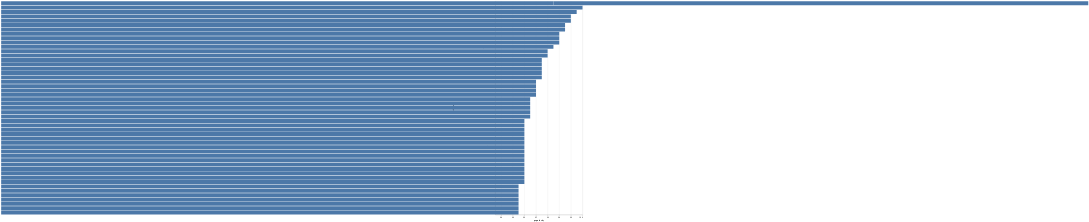

Notebook code for this chart:
### Code cell
from urllib.parse import urlencode

def make_youtube_query(name):
    return "https://www.youtube.com/search?" + urlencode({'q': '"{0}"'.format(name)})


top50['url'] = top50['track_name'].apply(make_youtube_query)

top50bar = alt.Chart(top50).mark_bar().encode(
    alt.X("popularity:Q",scale=alt.Scale(domain=[85, 100])),
    alt.Y("track_name:N", sort = '-x'),
    tooltip=['track_name:N', "popularity:Q", 'url:N'],
    # href = 'url:N'
)

top50bar

### Figure 1 — Vega-Lite specification as saved in the notebook (floating-point values rounded to 4 significant figures)
{"config": {"view": {"continuousWidth": 400, "continuousHeight": 300}}, "data": {"name": "data-e923b290882cca186329350a6f53ca59"}, "mark": "bar", "encoding": {"tooltip": [{"field": "track_name", "type": "nominal"}, {"field": "popularity", "type": "quantitative"}, {"field": "url", "type": "nominal"}], "x": {"field": "popularity", "scale": {"domain": [85, 100]}, "type": "quantitative"}, "y": {"field": "track_name", "sort": "-x", "type": "nominal"}}, "$schema": "https://vega.github.io/schema/vega-lite/v4.17.0.json", "datasets": {"data-e923b290882cca186329350a6f53ca59": [{"track_id": "3nqQXoyQOWXiESFLlDF1hG", "track_name": "Unholy (feat. Kim Petras)", "album_name": "Unholy (feat. Kim Petras)", "artist_1": "Sam Smith", "artist_2": "Kim Petras", "artist_3": null, "artist_4": null, "track_genre_1": "dance", "track_genre_2": " pop", "track_genre_3": null, "track_genre_4": null, "track_genre_5": null, "explicit": false, "mode": "Major", "key": "D", "time_signature": 4, "tempo": 131.1, "duartion_s": 156.9, "popularity": 100, "danceability": 0.714, "loudness": -7.375, "speechiness": 0.0864, "acousticness": 0.013, "instrumentalness": 4.51e-06, "liveness": 0.266, "energy": 0.472, "valence": 0.238, "url": "https://www.youtube.com/search?q=%22Unholy+%28feat.+Kim+Petras%29%22"}, {"track_id": "2tTmW7RDtMQtBk7m2rYeSw", "track_name": "Quevedo: Bzrp Music Sessions, Vol. 52", "album_name": "Quevedo: Bzrp Music Sessions, Vol. 52", "artist_1": "Bizarrap", "artist_2": "Quevedo", "artist_3": null, "artist_4": null, "track_genre_1": "hip-hop", "track_genre_2": null, "track_genre_3": null, "track_genre_4": null, "track_genre_5": null, "explicit": false, "mode": "Major", "key": "D", "time_signature": 4, "tempo": 128.0, "duartion_s": 198.9, "popularity": 99, "danceability": 0.621, "loudness": -5.548, "speechiness": 0.044, "acousticness": 0.0125, "instrumentalness": 0.033, "liveness": 0.23, "energy": 0.782, "valence": 0.55, "url": "https://www.youtube.com/search?q=%22Quevedo%3A+Bzrp+Music+Sessions%2C+Vol.+52%22"}, {"track_id": "4uUG5RXrOk84mYEfFvj3cK", "track_name": "I'm Good (Blue)", "album_name": "I'm Good (Blue)", "artist_1": "David Guetta", "artist_2": "Bebe Rexha", "artist_3": null, "artist_4": null, "track_genre_1": "dance", "track_genre_2": " edm", "track_genre_3": " pop", "track_genre_4": null, "track_genre_5": null, "explicit": true, "mode": "Minor", "key": "G", "time_signature": 4, "tempo": 128.0, "duartion_s": 175.2, "popularity": 98, "danceability": 0.561, "loudness": -3.673, "speechiness": 0.0343, "acousticness": 0.00383, "instrumentalness": 7.07e-06, "liveness": 0.371, "energy": 0.965, "valence": 0.304, "url": "https://www.youtube.com/search?q=%22I%27m+Good+%28Blue%29%22"}, {"track_id": "5ww2BF9slyYgNOk37BlC4u", "track_name": "La Bachata", "album_name": "La Bachata", "artist_1": "Manuel Turizo", "artist_2": null, "artist_3": null, "artist_4": null, "track_genre_1": "latin", "track_genre_2": " latino", "track_genre_3": " reggae", "track_genre_4": " reggaeton", "track_genre_5": null, "explicit": false, "mode": "Minor", "key": "G", "time_signature": 4, "tempo": 125.0, "duartion_s": 162.6, "popularity": 98, "danceability": 0.835, "loudness": -5.329, "speechiness": 0.0364, "acousticness": 0.583, "instrumentalness": 1.98e-06, "liveness": 0.218, "energy": 0.679, "valence": 0.85, "url": "https://www.youtube.com/search?q=%22La+Bachata%22"}, {"track_id": "6Sq7ltF9Qa7SNFBsV5Cogx", "track_name": "Me Porto Bonito", "album_name": "Un Verano Sin Ti", "artist_1": "Bad Bunny", "artist_2": "Chencho Corleone", "artist_3": null, "artist_4": null, "track_genre_1": "latin", "track_genre_2": " latino", "track_genre_3": " reggae", "track_genre_4": " reggaeton", "track_genre_5": null, "explicit": true, "mode": "Minor", "key": "C-sharp", "time_signature": 4, "tempo": 92.0, "duartion_s": 178.6, "popularity": 97, "danceability": 0.911, "loudness": -5.105, "speechiness": 0.0817, "acousticness": 0.0901, "instrumentalness": 2.68e-05, "liveness": 0.0933, "energy": 0.712, "valence": 0.425, "url": "https://www.youtube.com/search?q=%22Me+Porto+Bonito%22"}, {"track_id": "1IHWl5LamUGEuP4ozKQSXZ", "track_name": "Tití Me Preguntó", "album_name": "Un Verano Sin Ti", "artist_1": "Bad Bunny", "artist_2": null, "artist_3": null, "artist_4": null, "track_genre_1": "latin", "track_genre_2": " latino", "track_genre_3": " reggae", "track_genre_4": " reggaeton", "track_genre_5": null, "explicit": false, "mode": "Minor", "key": "F", "time_signature": 4, "tempo": 106.7, "duartion_s": 243.7, "popularity": 97, "danceability": 0.65, "loudness": -5.198, "speechiness": 0.253, "acousticness": 0.0993, "instrumentalness": 0.000291, "liveness": 0.126, "energy": 0.715, "valence": 0.187, "url": "https://www.youtube.com/search?q=%22Tit%C3%AD+Me+Pregunt%C3%B3%22"}, {"track_id": "5IgjP7X4th6nMNDh4akUHb", "track_name": "Under The Influence", "album_name": "Indigo (Extended)", "artist_1": "Chris Brown", "artist_2": null, "artist_3": null, "artist_4": null, "track_genre_1": "dance", "track_genre_2": " pop", "track_genre_3": null, "track_genre_4": null, "track_genre_5": null, "explicit": true, "mode": "Minor", "key": "A", "time_signature": 4, "tempo": 117.0, "duartion_s": 184.6, "popularity": 96, "danceability": 0.733, "loudness": -5.529, "speechiness": 0.0427, "acousticness": 0.0635, "instrumentalness": 1.18e-06, "liveness": 0.105, "energy": 0.69, "valence": 0.31, "url": "https://www.youtube.com/search?q=%22Under+The+Influence%22"}, {"track_id": "5Eax0qFko2dh7Rl2lYs3bx", "track_name": "Efecto", "album_name": "Un Verano Sin Ti", "artist_1": "Bad Bunny", "artist_2": null, "artist_3": null, "artist_4": null, "track_genre_1": "latin", "track_genre_2": " latino", "track_genre_3": " reggae", "track_genre_4": " reggaeton", "track_genre_5": null, "explicit": false, "mode": "Minor", "key": "G", "time_signature": 4, "tempo": 98.05, "duartion_s": 213.1, "popularity": 96, "danceability": 0.801, "loudness": -8.797, "speechiness": 0.0516, "acousticness": 0.141, "instrumentalness": 1.73e-05, "liveness": 0.0639, "energy": 0.475, "valence": 0.234, "url": "https://www.youtube.com/search?q=%22Efecto%22"}, {"track_id": "4h9wh7iOZ0GGn8QVp4RAOB", "track_name": "I Ain't Worried", "album_name": "I Ain’t Worried (Music From The Motion Picture \"Top Gun: Maverick\")", "artist_1": "OneRepublic", "artist_2": null, "artist_3": null, "artist_4": null, "track_genre_1": "piano", "track_genre_2": " pop", "track_genre_3": " rock", "track_genre_4": null, "track_genre_5": null, "explicit": false, "mode": "Major", "key": "C", "time_signature": 4, "tempo": 140.0, "duartion_s": 148.5, "popularity": 96, "danceability": 0.704, "loudness": -5.927, "speechiness": 0.0475, "acousticness": 0.0826, "instrumentalness": 0.000745, "liveness": 0.0546, "energy": 0.797, "valence": 0.825, "url": "https://www.youtube.com/search?q=%22I+Ain%27t+Worried%22"}, {"track_id": "3k3NWokhRRkEPhCzPmV8TW", "track_name": "Ojitos Lindos", "album_name": "Un Verano Sin Ti", "artist_1": "Bad Bunny", "artist_2": "Bomba Estéreo", "artist_3": null, "artist_4": null, "track_genre_1": "latin", "track_genre_2": " latino", "track_genre_3": " reggae", "track_genre_4": " reggaeton", "track_genre_5": null, "explicit": false, "mode": "Minor", "key": "E-flat", "time_signature": 4, "tempo": 79.93, "duartion_s": 258.3, "popularity": 95, "danceability": 0.647, "loudness": -5.745, "speechiness": 0.0413, "acousticness": 0.08, "instrumentalness": 1.34e-06, "liveness": 0.528, "energy": 0.686, "valence": 0.268, "url": "https://www.youtube.com/search?q=%22Ojitos+Lindos%22"}, {"track_id": "4LRPiXqCikLlN15c3yImP7", "track_name": "As It Was", "album_name": "As It Was", "artist_1": "Harry Styles", "artist_2": null, "artist_3": null, "artist_4": null, "track_genre_1": "pop", "track_genre_2": null, "track_genre_3": null, "track_genre_4": null, "track_genre_5": null, "explicit": false, "mode": "Minor", "key": "F-sharp", "time_signature": 4, "tempo": 173.9, "duartion_s": 167.3, "popularity": 95, "danceability": 0.52, "loudness": -5.338, "speechiness": 0.0557, "acousticness": 0.342, "instrumentalness": 0.00101, "liveness": 0.311, "energy": 0.731, "valence": 0.662, "url": "https://www.youtube.com/search?q=%22As+It+Was%22"}, {"track_id": "6xGruZOHLs39ZbVccQTuPZ", "track_name": "Glimpse of Us", "album_name": "Glimpse of Us", "artist_1": "Joji", "artist_2": null, "artist_3": null, "artist_4": null, "track_genre_1": "pop", "track_genre_2": null, "track_genre_3": null, "track_genre_4": null, "track_genre_5": null, "explicit": false, "mode": "Major", "key": "A-flat", "time_signature": 3, "tempo": 169.9, "duartion_s": 233.5, "popularity": 94, "danceability": 0.44, "loudness": -9.258, "speechiness": 0.0531, "acousticness": 0.891, "instrumentalness": 4.78e-06, "liveness": 0.141, "energy": 0.317, "valence": 0.268, "url": "https://www.youtube.com/search?q=%22Glimpse+of+Us%22"}, {"track_id": "6Xom58OOXk2SoU711L2IXO", "track_name": "Moscow Mule", "album_name": "Un Verano Sin Ti", "artist_1": "Bad Bunny", "artist_2": null, "artist_3": null, "artist_4": null, "track_genre_1": "latin", "track_genre_2": " latino", "track_genre_3": " reggae", "track_genre_4": " reggaeton", "track_genre_5": null, "explicit": true, "mode": "Minor", "key": "F", "time_signature": 4, "tempo": 99.97, "duartion_s": 245.9, "popularity": 94, "danceability": 0.804, "loudness": -5.453, "speechiness": 0.0333, "acousticness": 0.294, "instrumentalness": 1.18e-06, "liveness": 0.115, "energy": 0.674, "valence": 0.292, "url": "https://www.youtube.com/search?q=%22Moscow+Mule%22"}, {"track_id": "1xzi1Jcr7mEi9K2RfzLOqS", "track_name": "CUFF IT", "album_name": "RENAISSANCE", "artist_1": "Beyoncé", "artist_2": null, "artist_3": null, "artist_4": null, "track_genre_1": "dance", "track_genre_2": null, "track_genre_3": null, "track_genre_4": null, "track_genre_5": null, "explicit": true, "mode": "Major", "key": "G", "time_signature": 4, "tempo": 115.0, "duartion_s": 225.4, "popularity": 93, "danceability": 0.78, "loudness": -5.668, "speechiness": 0.141, "acousticness": 0.0368, "instrumentalness": 9.69e-06, "liveness": 0.0698, "energy": 0.689, "valence": 0.642, "url": "https://www.youtube.com/search?q=%22CUFF+IT%22"}, {"track_id": "3JvKfv6T31zO0ini8iNItO", "track_name": "Another Love", "album_name": "Long Way Down (Deluxe)", "artist_1": "Tom Odell", "artist_2": null, "artist_3": null, "artist_4": null, "track_genre_1": "chill", "track_genre_2": " pop", "track_genre_3": null, "track_genre_4": null, "track_genre_5": null, "explicit": true, "mode": "Minor", "key": "E", "time_signature": 4, "tempo": 122.8, "duartion_s": 244.4, "popularity": 93, "danceability": 0.445, "loudness": -8.532, "speechiness": 0.04, "acousticness": 0.695, "instrumentalness": 1.65e-05, "liveness": 0.0944, "energy": 0.537, "valence": 0.131, "url": "https://www.youtube.com/search?q=%22Another+Love%22"}, {"track_id": "31i56LZnwE6uSu3exoHjtB", "track_name": "Neverita", "album_name": "Un Verano Sin Ti", "artist_1": "Bad Bunny", "artist_2": null, "artist_3": null, "artist_4": null, "track_genre_1": "latin", "track_genre_2": " reggae", "track_genre_3": " reggaeton", "track_genre_4": null, "track_genre_5": null, "explicit": false, "mode": "Major", "key": "B-flat", "time_signature": 4, "tempo": 122.0, "duartion_s": 173.1, "popularity": 93, "danceability": 0.876, "loudness": -7.511, "speechiness": 0.0478, "acousticness": 0.0706, "instrumentalness": 0.0, "liveness": 0.143, "energy": 0.498, "valence": 0.428, "url": "https://www.youtube.com/search?q=%22Neverita%22"}, {"track_id": "7dSZ6zGTQx66c2GF91xCrb", "track_name": "PROVENZA", "album_name": "PROVENZA", "artist_1": "KAROL G", "artist_2": null, "artist_3": null, "artist_4": null, "track_genre_1": "reggae", "track_genre_2": " reggaeton", "track_genre_3": null, "track_genre_4": null, "track_genre_5": null, "explicit": false, "mode": "Major", "key": "C-sharp", "time_signature": 4, "tempo": 111.0, "duartion_s": 210.2, "popularity": 93, "danceability": 0.87, "loudness": -8.006, "speechiness": 0.0541, "acousticness": 0.656, "instrumentalness": 0.00823, "liveness": 0.11, "energy": 0.516, "valence": 0.53, "url": "https://www.youtube.com/search?q=%22PROVENZA%22"}, {"track_id": "2QjOHCTQ1Jl3zawyYOpxh6", "track_name": "Sweater Weather", "album_name": "I Love You.", "artist_1": "The Neighbourhood", "artist_2": null, "artist_3": null, "artist_4": null, "track_genre_1": "alt-rock", "track_genre_2": " alternative", "track_genre_3": " pop", "track_genre_4": " rock", "track_genre_5": null, "explicit": false, "mode": "Major", "key": "B-flat", "time_signature": 4, "tempo": 124.0, "duartion_s": 240.4, "popularity": 93, "danceability": 0.612, "loudness": -2.81, "speechiness": 0.0336, "acousticness": 0.0495, "instrumentalness": 0.0177, "liveness": 0.101, "energy": 0.807, "valence": 0.398, "url": "https://www.youtube.com/search?q=%22Sweater+Weather%22"}, {"track_id": "4C6Uex2ILwJi9sZXRdmqXp", "track_name": "Super Freaky Girl", "album_name": "Super Freaky Girl", "artist_1": "Nicki Minaj", "artist_2": null, "artist_3": null, "artist_4": null, "track_genre_1": "dance", "track_genre_2": " hip-hop", "track_genre_3": null, "track_genre_4": null, "track_genre_5": null, "explicit": true, "mode": "Major", "key": "D", "time_signature": 4, "tempo": 133.0, "duartion_s": 171.0, "popularity": 92, "danceability": 0.95, "loudness": -2.653, "speechiness": 0.241, "acousticness": 0.0645, "instrumentalness": 1.77e-05, "liveness": 0.309, "energy": 0.891, "valence": 0.912, "url": "https://www.youtube.com/search?q=%22Super+Freaky+Girl%22"}, {"track_id": "4Dvkj6JhhA12EX05fT7y2e", "track_name": "As It Was", "album_name": "Harry's House", "artist_1": "Harry Styles", "artist_2": null, "artist_3": null, "artist_4": null, "track_genre_1": "pop", "track_genre_2": null, "track_genre_3": null, "track_genre_4": null, "track_genre_5": null, "explicit": false, "mode": "Minor", "key": "F-sharp", "time_signature": 4, "tempo": 173.9, "duartion_s": 167.3, "popularity": 92, "danceability": 0.52, "loudness": -5.338, "speechiness": 0.0557, "acousticness": 0.342, "instrumentalness": 0.00101, "liveness": 0.311, "energy": 0.731, "valence": 0.662, "url": "https://www.youtube.com/search?q=%22As+It+Was%22"}, {"track_id": "0WtM2NBVQNNJLh6scP13H8", "track_name": "Calm Down (with Selena Gomez)", "album_name": "Calm Down (with Selena Gomez)", "artist_1": "Rema", "artist_2": "Selena Gomez", "artist_3": null, "artist_4": null, "track_genre_1": "pop", "track_genre_2": null, "track_genre_3": null, "track_genre_4": null, "track_genre_5": null, "explicit": false, "mode": "Major", "key": "B", "time_signature": 4, "tempo": 107.0, "duartion_s": 239.3, "popularity": 92, "danceability": 0.801, "loudness": -5.206, "speechiness": 0.0381, "acousticness": 0.382, "instrumentalness": 0.000669, "liveness": 0.114, "energy": 0.806, "valence": 0.802, "url": "https://www.youtube.com/search?q=%22Calm+Down+%28with+Selena+Gomez%29%22"}, {"track_id": "5XeFesFbtLpXzIVDNQP22n", "track_name": "I Wanna Be Yours", "album_name": "AM", "artist_1": "Arctic Monkeys", "artist_2": null, "artist_3": null, "artist_4": null, "track_genre_1": "garage", "track_genre_2": " indie", "track_genre_3": " rock", "track_genre_4": null, "track_genre_5": null, "explicit": false, "mode": "Minor", "key": "C", "time_signature": 4, "tempo": 67.53, "duartion_s": 184.0, "popularity": 92, "danceability": 0.464, "loudness": -9.345, "speechiness": 0.0256, "acousticness": 0.136, "instrumentalness": 0.022, "liveness": 0.0974, "energy": 0.417, "valence": 0.479, "url": "https://www.youtube.com/search?q=%22I+Wanna+Be+Yours%22"}, {"track_id": "0mBP9X2gPCuapvpZ7TGDk3", "track_name": "Left and Right (Feat. Jung Kook of BTS)", "album_name": "Left and Right (Feat. Jung Kook of BTS)", "artist_1": "Charlie Puth", "artist_2": "Jung Kook", "artist_3": "BTS", "artist_4": null, "track_genre_1": "dance", "track_genre_2": " pop", "track_genre_3": null, "track_genre_4": null, "track_genre_5": null, "explicit": false, "mode": "Major", "key": "D", "time_signature": 4, "tempo": 101.1, "duartion_s": 154.5, "popularity": 92, "danceability": 0.881, "loudness": -4.898, "speechiness": 0.0324, "acousticness": 0.619, "instrumentalness": 1.32e-05, "liveness": 0.0901, "energy": 0.592, "valence": 0.719, "url": "https://www.youtube.com/search?q=%22Left+and+Right+%28Feat.+Jung+Kook+of+BTS%29%22"}, {"track_id": "3F5CgOj3wFlRv51JsHbxhe", "track_name": "Jimmy Cooks (feat. 21 Savage)", "album_name": "Honestly, Nevermind", "artist_1": "Drake", "artist_2": "21 Savage", "artist_3": null, "artist_4": null, "track_genre_1": "hip-hop", "track_genre_2": null, "track_genre_3": null, "track_genre_4": null, "track_genre_5": null, "explicit": true, "mode": "Major", "key": "C", "time_signature": 4, "tempo": 165.9, "duartion_s": 218.4, "popularity": 91, "danceability": 0.529, "loudness": -4.711, "speechiness": 0.175, "acousticness": 0.000307, "instrumentalness": 2.41e-06, "liveness": 0.093, "energy": 0.673, "valence": 0.366, "url": "https://www.youtube.com/search?q=%22Jimmy+Cooks+%28feat.+21+Savage%29%22"}, {"track_id": "6i1g5ZRmJZAkDwBaUZ3f2i", "track_name": "Caile", "album_name": "L3tra", "artist_1": "Luar La L", "artist_2": null, "artist_3": null, "artist_4": null, "track_genre_1": "latin", "track_genre_2": " latino", "track_genre_3": " reggae", "track_genre_4": " reggaeton", "track_genre_5": null, "explicit": true, "mode": "Major", "key": "C", "time_signature": 3, "tempo": 121.7, "duartion_s": 141.3, "popularity": 91, "danceability": 0.704, "loudness": -4.948, "speechiness": 0.448, "acousticness": 0.298, "instrumentalness": 3.75e-06, "liveness": 0.0852, "energy": 0.756, "valence": 0.461, "url": "https://www.youtube.com/search?q=%22Caile%22"}, {"track_id": "79HZAZNnOE97rb2hnI0XQr", "track_name": "LOKERA", "album_name": "LOKERA", "artist_1": "Rauw Alejandro", "artist_2": "Lyanno", "artist_3": "Brray", "artist_4": null, "track_genre_1": "latin", "track_genre_2": " latino", "track_genre_3": null, "track_genre_4": null, "track_genre_5": null, "explicit": false, "mode": "Minor", "key": "B", "time_signature": 4, "tempo": 102.0, "duartion_s": 195.3, "popularity": 91, "danceability": 0.834, "loudness": -2.657, "speechiness": 0.0452, "acousticness": 0.21, "instrumentalness": 5.91e-06, "liveness": 0.103, "energy": 0.828, "valence": 0.58, "url": "https://www.youtube.com/search?q=%22LOKERA%22"}, {"track_id": "0VjIjW4GlUZAMYd2vXMi3b", "track_name": "Blinding Lights", "album_name": "After Hours", "artist_1": "The Weeknd", "artist_2": null, "artist_3": null, "artist_4": null, "track_genre_1": "pop", "track_genre_2": null, "track_genre_3": null, "track_genre_4": null, "track_genre_5": null, "explicit": false, "mode": "Major", "key": "C-sharp", "time_signature": 4, "tempo": 171.0, "duartion_s": 200.0, "popularity": 91, "danceability": 0.514, "loudness": -5.934, "speechiness": 0.0598, "acousticness": 0.00146, "instrumentalness": 9.54e-05, "liveness": 0.0897, "energy": 0.73, "valence": 0.334, "url": "https://www.youtube.com/search?q=%22Blinding+Lights%22"}, {"track_id": "41oY4WCTj5kccfesTVFnvN", "track_name": "Tarot", "album_name": "Un Verano Sin Ti", "artist_1": "Bad Bunny", "artist_2": "Jhayco", "artist_3": null, "artist_4": null, "track_genre_1": "latin", "track_genre_2": " latino", "track_genre_3": " reggae", "track_genre_4": " reggaeton", "track_genre_5": null, "explicit": true, "mode": "Minor", "key": "B", "time_signature": 4, "tempo": 114.0, "duartion_s": 237.9, "popularity": 91, "danceability": 0.795, "loudness": -3.971, "speechiness": 0.0419, "acousticness": 0.0225, "instrumentalness": 0.0, "liveness": 0.658, "energy": 0.684, "valence": 0.419, "url": "https://www.youtube.com/search?q=%22Tarot%22"}, {"track_id": "1cKHdTo9u0ZymJdPGSh6nq", "track_name": "I Was Never There", "album_name": "My Dear Melancholy,", "artist_1": "The Weeknd", "artist_2": "Gesaffelstein", "artist_3": null, "artist_4": null, "track_genre_1": "pop", "track_genre_2": null, "track_genre_3": null, "track_genre_4": null, "track_genre_5": null, "explicit": false, "mode": "Major", "key": "B-flat", "time_signature": 4, "tempo": 113.3, "duartion_s": 241.1, "popularity": 90, "danceability": 0.323, "loudness": -4.008, "speechiness": 0.0338, "acousticness": 0.142, "instrumentalness": 0.000162, "liveness": 0.163, "energy": 0.737, "valence": 0.155, "url": "https://www.youtube.com/search?q=%22I+Was+Never+There%22"}, {"track_id": "2rurDawMfoKP4uHyb2kJBt", "track_name": "Te Felicito", "album_name": "Te Felicito", "artist_1": "Shakira", "artist_2": "Rauw Alejandro", "artist_3": null, "artist_4": null, "track_genre_1": "latin", "track_genre_2": null, "track_genre_3": null, "track_genre_4": null, "track_genre_5": null, "explicit": false, "mode": "Major", "key": "F", "time_signature": 4, "tempo": 174.1, "duartion_s": 172.2, "popularity": 90, "danceability": 0.695, "loudness": -4.654, "speechiness": 0.317, "acousticness": 0.234, "instrumentalness": 0.0, "liveness": 0.081, "energy": 0.636, "valence": 0.575, "url": "https://www.youtube.com/search?q=%22Te+Felicito%22"}, {"track_id": "1797zYiX4cKosMH836X9Gt", "track_name": "La Corriente", "album_name": "Un Verano Sin Ti", "artist_1": "Bad Bunny", "artist_2": "Tony Dize", "artist_3": null, "artist_4": null, "track_genre_1": "latino", "track_genre_2": " reggae", "track_genre_3": " reggaeton", "track_genre_4": null, "track_genre_5": null, "explicit": true, "mode": "Minor", "key": "B", "time_signature": 4, "tempo": 196.1, "duartion_s": 198.4, "popularity": 90, "danceability": 0.663, "loudness": -3.51, "speechiness": 0.195, "acousticness": 0.229, "instrumentalness": 0.0, "liveness": 0.219, "energy": 0.786, "valence": 0.579, "url": "https://www.youtube.com/search?q=%22La+Corriente%22"}, {"track_id": "38T0tPVZHcPZyhtOcCP7pF", "track_name": "STAR WALKIN' (League of Legends Worlds Anthem)", "album_name": "STAR WALKIN' (League of Legends Worlds Anthem)", "artist_1": "Lil Nas X", "artist_2": null, "artist_3": null, "artist_4": null, "track_genre_1": "hip-hop", "track_genre_2": null, "track_genre_3": null, "track_genre_4": null, "track_genre_5": null, "explicit": true, "mode": "Minor", "key": "D", "time_signature": 4, "tempo": 141.9, "duartion_s": 210.6, "popularity": 90, "danceability": 0.637, "loudness": -4.971, "speechiness": 0.0455, "acousticness": 0.148, "instrumentalness": 0.0, "liveness": 0.0892, "energy": 0.715, "valence": 0.308, "url": "https://www.youtube.com/search?q=%22STAR+WALKIN%27+%28League+of+Legends+Worlds+Anthem%29%22"}, {"track_id": "1Fid2jjqsHViMX6xNH70hE", "track_name": "Atlantis", "album_name": "Tell Me It's Real (Expanded Edition)", "artist_1": "Seafret", "artist_2": null, "artist_3": null, "artist_4": null, "track_genre_1": "folk", "track_genre_2": null, "track_genre_3": null, "track_genre_4": null, "track_genre_5": null, "explicit": false, "mode": "Minor", "key": "A-flat", "time_signature": 4, "tempo": 166.2, "duartion_s": 229.2, "popularity": 90, "danceability": 0.4, "loudness": -7.989, "speechiness": 0.0308, "acousticness": 0.0529, "instrumentalness": 2.14e-06, "liveness": 0.115, "energy": 0.479, "valence": 0.213, "url": "https://www.youtube.com/search?q=%22Atlantis%22"}, {"track_id": "7DbdUf8aHSYoliSjO6LZv6", "track_name": "Sex, Drugs, Etc.", "album_name": "Chit Chat", "artist_1": "Beach Weather", "artist_2": null, "artist_3": null, "artist_4": null, "track_genre_1": "rock", "track_genre_2": null, "track_genre_3": null, "track_genre_4": null, "track_genre_5": null, "explicit": false, "mode": "Minor", "key": "E", "time_signature": 4, "tempo": 144.0, "duartion_s": 196.8, "popularity": 90, "danceability": 0.572, "loudness": -5.083, "speechiness": 0.0377, "acousticness": 0.013, "instrumentalness": 0.00976, "liveness": 0.522, "energy": 0.839, "valence": 0.465, "url": "https://www.youtube.com/search?q=%22Sex%2C+Drugs%2C+Etc.%22"}, {"track_id": "1ga4PztXOIw1yBbdUt2X8v", "track_name": "GATÚBELA", "album_name": "GATÚBELA", "artist_1": "KAROL G", "artist_2": "Maldy", "artist_3": null, "artist_4": null, "track_genre_1": "reggae", "track_genre_2": " reggaeton", "track_genre_3": null, "track_genre_4": null, "track_genre_5": null, "explicit": false, "mode": "Minor", "key": "B", "time_signature": 4, "tempo": 92.52, "duartion_s": 209.2, "popularity": 90, "danceability": 0.627, "loudness": -2.824, "speechiness": 0.386, "acousticness": 0.263, "instrumentalness": 0.0, "liveness": 0.21, "energy": 0.858, "valence": 0.342, "url": "https://www.youtube.com/search?q=%22GAT%C3%9ABELA%22"}, {"track_id": "7MXVkk9YMctZqd1Srtv4MB", "track_name": "Starboy", "album_name": "Starboy", "artist_1": "The Weeknd", "artist_2": "Daft Punk", "artist_3": null, "artist_4": null, "track_genre_1": "pop", "track_genre_2": null, "track_genre_3": null, "track_genre_4": null, "track_genre_5": null, "explicit": true, "mode": "Major", "key": "G", "time_signature": 4, "tempo": 186.0, "duartion_s": 230.4, "popularity": 90, "danceability": 0.679, "loudness": -7.015, "speechiness": 0.276, "acousticness": 0.141, "instrumentalness": 6.35e-06, "liveness": 0.137, "energy": 0.587, "valence": 0.486, "url": "https://www.youtube.com/search?q=%22Starboy%22"}, {"track_id": "58HvfVOeJY7lUuCqF0m3ly", "track_name": "MIDDLE OF THE NIGHT", "album_name": "MIDDLE OF THE NIGHT", "artist_1": "Elley Duhé", "artist_2": null, "artist_3": null, "artist_4": null, "track_genre_1": "pop", "track_genre_2": null, "track_genre_3": null, "track_genre_4": null, "track_genre_5": null, "explicit": false, "mode": "Minor", "key": "E", "time_signature": 3, "tempo": 185.7, "duartion_s": 184.4, "popularity": 90, "danceability": 0.41, "loudness": -8.271, "speechiness": 0.0467, "acousticness": 0.0228, "instrumentalness": 0.0, "liveness": 0.116, "energy": 0.611, "valence": 0.0899, "url": "https://www.youtube.com/search?q=%22MIDDLE+OF+THE+NIGHT%22"}, {"track_id": "4tYFy8ALRjIZvnvSLw5lxN", "track_name": "Party", "album_name": "Un Verano Sin Ti", "artist_1": "Bad Bunny", "artist_2": "Rauw Alejandro", "artist_3": null, "artist_4": null, "track_genre_1": "latino", "track_genre_2": " reggae", "track_genre_3": " reggaeton", "track_genre_4": null, "track_genre_5": null, "explicit": false, "mode": "Major", "key": "A", "time_signature": 4, "tempo": 97.01, "duartion_s": 227.6, "popularity": 90, "danceability": 0.829, "loudness": -5.389, "speechiness": 0.0897, "acousticness": 0.0151, "instrumentalness": 0.000543, "liveness": 0.242, "energy": 0.799, "valence": 0.471, "url": "https://www.youtube.com/search?q=%22Party%22"}, {"track_id": "75FEaRjZTKLhTrFGsfMUXR", "track_name": "Running Up That Hill (A Deal With God)", "album_name": "Hounds Of Love", "artist_1": "Kate Bush", "artist_2": null, "artist_3": null, "artist_4": null, "track_genre_1": "piano", "track_genre_2": " pop", "track_genre_3": " r-n-b", "track_genre_4": " rock", "track_genre_5": " singer-songwriter", "explicit": false, "mode": "Minor", "key": "B-flat", "time_signature": 4, "tempo": 108.4, "duartion_s": 298.9, "popularity": 90, "danceability": 0.629, "loudness": -13.12, "speechiness": 0.055, "acousticness": 0.72, "instrumentalness": 0.00314, "liveness": 0.0604, "energy": 0.547, "valence": 0.197, "url": "https://www.youtube.com/search?q=%22Running+Up+That+Hill+%28A+Deal+With+God%29%22"}, {"track_id": "2eAvDnpXP5W0cVtiI0PUxV", "track_name": "Dandelions", "album_name": "Safe Haven", "artist_1": "Ruth B.", "artist_2": null, "artist_3": null, "artist_4": null, "track_genre_1": "pop", "track_genre_2": null, "track_genre_3": null, "track_genre_4": null, "track_genre_5": null, "explicit": false, "mode": "Major", "key": "C-sharp", "time_signature": 3, "tempo": 117.0, "duartion_s": 233.7, "popularity": 90, "danceability": 0.609, "loudness": -2.958, "speechiness": 0.0259, "acousticness": 0.0157, "instrumentalness": 0.0, "liveness": 0.0864, "energy": 0.692, "valence": 0.454, "url": "https://www.youtube.com/search?q=%22Dandelions%22"}, {"track_id": "0T5iIrXA4p5GsubkhuBIKV", "track_name": "Until I Found You", "album_name": "Until I Found You", "artist_1": "Stephen Sanchez", "artist_2": null, "artist_3": null, "artist_4": null, "track_genre_1": "pop", "track_genre_2": " singer-songwriter", "track_genre_3": " songwriter", "track_genre_4": null, "track_genre_5": null, "explicit": false, "mode": "Major", "key": "B-flat", "time_signature": 3, "tempo": 101.4, "duartion_s": 177.7, "popularity": 90, "danceability": 0.539, "loudness": -6.05, "speechiness": 0.0288, "acousticness": 0.727, "instrumentalness": 0.0, "liveness": 0.174, "energy": 0.508, "valence": 0.227, "url": "https://www.youtube.com/search?q=%22Until+I+Found+You%22"}, {"track_id": "0hquQWY3xvYqN4qtiquniF", "track_name": "Vegas (From the Original Motion Picture Soundtrack ELVIS)", "album_name": "Vegas (From the Original Motion Picture Soundtrack ELVIS)", "artist_1": "Doja Cat", "artist_2": null, "artist_3": null, "artist_4": null, "track_genre_1": "dance", "track_genre_2": null, "track_genre_3": null, "track_genre_4": null, "track_genre_5": null, "explicit": true, "mode": "Minor", "key": "A-flat", "time_signature": 4, "tempo": 160.0, "duartion_s": 182.9, "popularity": 90, "danceability": 0.801, "loudness": -7.574, "speechiness": 0.255, "acousticness": 0.0777, "instrumentalness": 3.23e-05, "liveness": 0.145, "energy": 0.601, "valence": 0.74, "url": "https://www.youtube.com/search?q=%22Vegas+%28From+the+Original+Motion+Picture+Soundtrack+ELVIS%29%22"}, {"track_id": "4zN21mbAuaD0WqtmaTZZeP", "track_name": "Ferrari", "album_name": "Ferrari", "artist_1": "James Hype", "artist_2": "Miggy Dela Rosa", "artist_3": null, "artist_4": null, "track_genre_1": "dance", "track_genre_2": " deep-house", "track_genre_3": " groove", "track_genre_4": " house", "track_genre_5": null, "explicit": false, "mode": "Minor", "key": "C-sharp", "time_signature": 4, "tempo": 125.0, "duartion_s": 186.7, "popularity": 90, "danceability": 0.847, "loudness": -7.877, "speechiness": 0.0493, "acousticness": 0.0127, "instrumentalness": 6e-05, "liveness": 0.0526, "energy": 0.69, "valence": 0.692, "url": "https://www.youtube.com/search?q=%22Ferrari%22"}, {"track_id": "5QO79kh1waicV47BqGRL3g", "track_name": "Save Your Tears", "album_name": "After Hours", "artist_1": "The Weeknd", "artist_2": null, "artist_3": null, "artist_4": null, "track_genre_1": "pop", "track_genre_2": null, "track_genre_3": null, "track_genre_4": null, "track_genre_5": null, "explicit": true, "mode": "Major", "key": "C", "time_signature": 4, "tempo": 118.0, "duartion_s": 215.6, "popularity": 89, "danceability": 0.68, "loudness": -5.487, "speechiness": 0.0309, "acousticness": 0.0212, "instrumentalness": 1.24e-05, "liveness": 0.543, "energy": 0.826, "valence": 0.644, "url": "https://www.youtube.com/search?q=%22Save+Your+Tears%22"}, {"track_id": "27ZZdyTSQWI7Cug2d2PkqV", "track_name": "BILLIE EILISH.", "album_name": "BILLIE EILISH.", "artist_1": "Armani White", "artist_2": null, "artist_3": null, "artist_4": null, "track_genre_1": "hip-hop", "track_genre_2": " indie", "track_genre_3": null, "track_genre_4": null, "track_genre_5": null, "explicit": true, "mode": "Major", "key": "C-sharp", "time_signature": 4, "tempo": 100.0, "duartion_s": 99.28, "popularity": 89, "danceability": 0.9, "loudness": -6.647, "speechiness": 0.257, "acousticness": 0.115, "instrumentalness": 1.67e-06, "liveness": 0.0937, "energy": 0.509, "valence": 0.765, "url": "https://www.youtube.com/search?q=%22BILLIE+EILISH.%22"}, {"track_id": "5HCyWlXZPP0y6Gqq8TgA20", "track_name": "STAY (with Justin Bieber)", "album_name": "STAY (with Justin Bieber)", "artist_1": "The Kid LAROI", "artist_2": "Justin Bieber", "artist_3": null, "artist_4": null, "track_genre_1": "hip-hop", "track_genre_2": " pop", "track_genre_3": null, "track_genre_4": null, "track_genre_5": null, "explicit": true, "mode": "Major", "key": "C-sharp", "time_signature": 4, "tempo": 169.9, "duartion_s": 141.8, "popularity": 89, "danceability": 0.591, "loudness": -5.484, "speechiness": 0.0483, "acousticness": 0.0383, "instrumentalness": 0.0, "liveness": 0.103, "energy": 0.764, "valence": 0.478, "url": "https://www.youtube.com/search?q=%22STAY+%28with+Justin+Bieber%29%22"}, {"track_id": "3fjN3y5x4hN53rykAN2LHQ", "track_name": "cómo dormiste?", "album_name": "cómo dormiste?", "artist_1": "Rels B", "artist_2": null, "artist_3": null, "artist_4": null, "track_genre_1": "latino", "track_genre_2": " spanish", "track_genre_3": null, "track_genre_4": null, "track_genre_5": null, "explicit": true, "mode": "Major", "key": "C-sharp", "time_signature": 5, "tempo": 126.4, "duartion_s": 112.6, "popularity": 89, "danceability": 0.627, "loudness": -8.255, "speechiness": 0.234, "acousticness": 0.238, "instrumentalness": 0.0, "liveness": 0.122, "energy": 0.429, "valence": 0.565, "url": "https://www.youtube.com/search?q=%22c%C3%B3mo+dormiste%3F%22"}, {"track_id": "1DIXPcTDzTj8ZMHt3PDt8p", "track_name": "Gangsta's Paradise", "album_name": "Gangsta's Paradise", "artist_1": "Coolio", "artist_2": "L.V.", "artist_3": null, "artist_4": null, "track_genre_1": "funk", "track_genre_2": " hip-hop", "track_genre_3": null, "track_genre_4": null, "track_genre_5": null, "explicit": false, "mode": "Major", "key": "A-flat", "time_signature": 4, "tempo": 79.97, "duartion_s": 240.7, "popularity": 89, "danceability": 0.647, "loudness": -10.05, "speechiness": 0.0593, "acousticness": 0.0655, "instrumentalness": 0.0, "liveness": 0.398, "energy": 0.514, "valence": 0.386, "url": "https://www.youtube.com/search?q=%22Gangsta%27s+Paradise%22"}, {"track_id": "1PckUlxKqWQs3RlWXVBLw3", "track_name": "About Damn Time", "album_name": "About Damn Time", "artist_1": "Lizzo", "artist_2": null, "artist_3": null, "artist_4": null, "track_genre_1": "hip-hop", "track_genre_2": null, "track_genre_3": null, "track_genre_4": null, "track_genre_5": null, "explicit": true, "mode": "Minor", "key": "B-flat", "time_signature": 4, "tempo": 109.0, "duartion_s": 191.8, "popularity": 89, "danceability": 0.836, "loudness": -6.305, "speechiness": 0.0656, "acousticness": 0.0995, "instrumentalness": 0.0, "liveness": 0.335, "energy": 0.743, "valence": 0.722, "url": "https://www.youtube.com/search?q=%22About+Damn+Time%22"}, {"track_id": "72yP0DUlWPyH8P7IoxskwN", "track_name": "Hold Me Closer", "album_name": "Hold Me Closer", "artist_1": "Elton John", "artist_2": "Britney Spears", "artist_3": null, "artist_4": null, "track_genre_1": "piano", "track_genre_2": " rock", "track_genre_3": null, "track_genre_4": null, "track_genre_5": null, "explicit": false, "mode": "Major", "key": "C", "time_signature": 4, "tempo": 126.0, "duartion_s": 202.2, "popularity": 89, "danceability": 0.667, "loudness": -4.602, "speechiness": 0.0906, "acousticness": 0.0746, "instrumentalness": 0.000198, "liveness": 0.197, "energy": 0.75, "valence": 0.486, "url": "https://www.youtube.com/search?q=%22Hold+Me+Closer%22"}]}}
